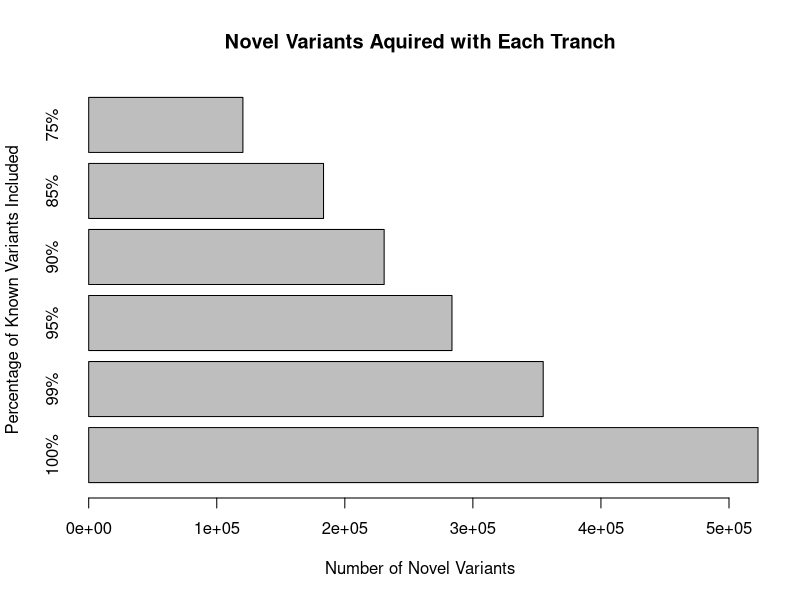
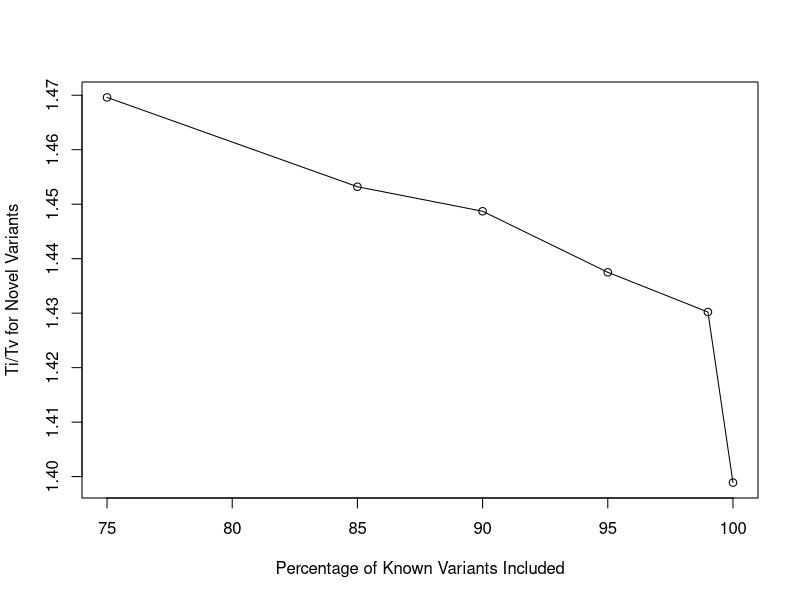

The R script that drew these images, in order:
#Plot Tranche Results

#set the working directory
setwd("~/git_Repositories/reciprocal_transplant_methylation")

#upload the tranch data
dat = read.csv("./datasets/gatk_outputs/recalibrate_SNP.tranches.csv", header = T)
head(dat)

#plot the barplot
barplot(rev(dat$numNovel),
 horiz = T,
 xlab = "Number of Novel Variants",
 names = paste(rev(dat$targetTruthSensitivity), "%", sep = ""),
 main = "Novel Variants Aquired with Each Tranch",
 ylab = "Percentage of Known Variants Included",
)

 
 
 
#plot the line graph
quartz()
plot(dat$novelTiTv~dat$targetTruthSensitivity,
	ylab = "Ti/Tv for Novel Variants",
	xlab = "Percentage of Known Variants Included")
lines(dat$novelTiTv~dat$targetTruthSensitivity)